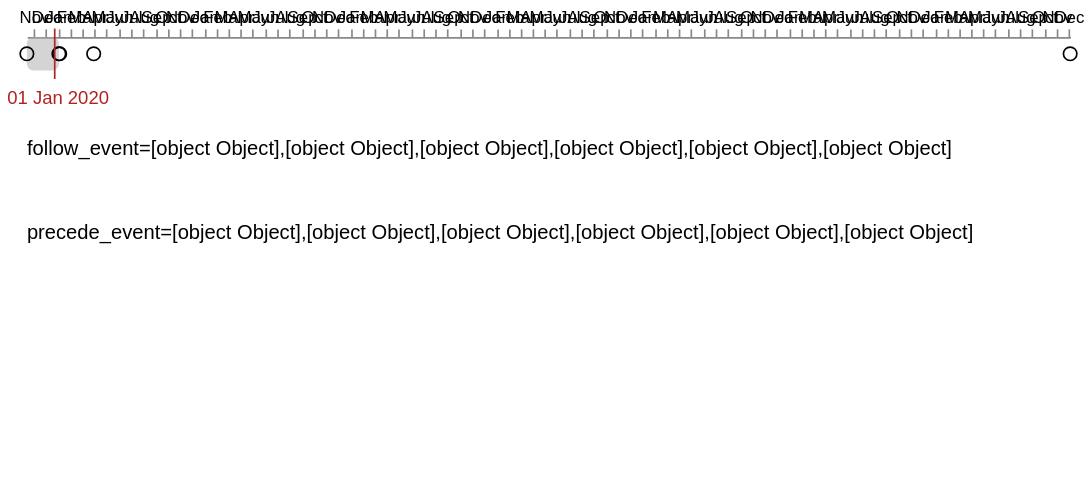

Vega-Lite specification for this chart:
### Vega specification from a JSON file in a GitHub repository (floating-point values rounded to 4 significant figures)
{"$schema": "https://vega.github.io/schema/vega/v5.json", "description": "An interactive line chart of stock prices, with returns shown relative to a selected date.", "width": 650, "height": 300, "padding": 5, "autosize": {"type": "fit", "contains": "padding"}, "signals": [{"description": "------- Ce signal est émis par la souris, et renvoie une date -----", "name": "sig_mouseDate", "init": "time('Jan 1 2020')", "on": [{"events": "mousemove", "update": "invert('scale_x', clamp(x(), 0, width))"}]}, {"description": "------- Ce signal est émis par un click et mémorise la date-----", "name": "sig_selectDate", "on": [{"events": "click", "update": "invert('scale_x', clamp(x(), 0, width))"}]}, {"description": "------- Ce signal est émis par un click et mémorise la valeur du signal follow_event -----", "name": "sig_followSelectDate", "on": [{"events": "click", "update": "sig_follow[0]"}]}], "data": [{"name": "input_data", "values": [{"date": "20191015", "status": [{"_id": 0, "name": "mongo01.ww.ft.prod.europe.antidot.net:27017", "syncSourceId": -1, "stateStr": "PRIMARY"}, {"_id": 1, "name": "mongo01.ww.ft.prod.us.awsantidot.internal:27017", "syncSourceId": 4, "stateStr": "SECONDARY"}, {"_id": 2, "name": "mongo01.ww.ft.prod.asia.awsantidot.internal:27017", "syncSourceId": 5, "stateStr": "SECONDARY"}, {"_id": 3, "name": "mongo02.ww.ft.prod.europe.antidot.net:27017", "syncSourceId": 0, "stateStr": "SECONDARY"}, {"_id": 4, "name": "mongo02.ww.ft.prod.us.awsantidot.internal:27017", "syncSourceId": 3, "stateStr": "SECONDARY"}, {"_id": 5, "name": "mongo02.ww.ft.prod.asia.awsantidot.internal:27017", "syncSourceId": 4, "stateStr": "SECONDARY"}]}, {"date": "20200103", "status": [{"_id": 0, "name": "mongo01.ww.ft.prod.europe.antidot.net:27017", "syncSourceId": 3, "stateStr": "SECONDARY"}, {"_id": 1, "name": "mongo01.ww.ft.prod.us.awsantidot.internal:27017", "syncSourceId": 0, "stateStr": "SECONDARY"}, {"_id": 2, "name": "mongo01.ww.ft.prod.asia.awsantidot.internal:27017", "syncSourceId": 3, "stateStr": "SECONDARY"}, {"_id": 3, "name": "mongo02.ww.ft.prod.europe.antidot.net:27017", "syncSourceId": -1, "stateStr": "PRIMARY"}, {"_id": 4, "name": "mongo02.ww.ft.prod.us.awsantidot.internal:27017", "syncSourceId": 3, "stateStr": "SECONDARY"}, {"_id": 5, "name": "mongo02.ww.ft.prod.asia.awsantidot.internal:27017", "syncSourceId": 0, "stateStr": "SECONDARY"}]}, {"date": "20200105", "status": [{"_id": 0, "name": "mongo01.ww.ft.prod.europe.antidot.net:27017", "syncSourceId": 3, "stateStr": "SECONDARY"}, {"_id": 1, "name": "mongo01.ww.ft.prod.us.awsantidot.internal:27017", "syncSourceId": 3, "stateStr": "SECONDARY"}, {"_id": 2, "name": "mongo01.ww.ft.prod.asia.awsantidot.internal:27017", "syncSourceId": 1, "stateStr": "SECONDARY"}, {"_id": 3, "name": "mongo02.ww.ft.prod.europe.antidot.net:27017", "syncSourceId": -1, "stateStr": "PRIMARY"}, {"_id": 4, "name": "mongo02.ww.ft.prod.us.awsantidot.internal:27017", "syncSourceId": 3, "stateStr": "SECONDARY"}, {"_id": 5, "name": "mongo02.ww.ft.prod.asia.awsantidot.internal:27017", "syncSourceId": 1, "stateStr": "SECONDARY"}]}, {"date": "20200330", "status": [{"_id": 0, "name": "mongo01.ww.ft.prod.europe.antidot.net:27017", "syncSourceId": 3, "stateStr": "SECONDARY"}, {"_id": 1, "name": "mongo01.ww.ft.prod.us.awsantidot.internal:27017", "syncSourceId": 3, "stateStr": "SECONDARY"}, {"_id": 2, "name": "mongo01.ww.ft.prod.asia.awsantidot.internal:27017", "syncSourceId": 1, "stateStr": "SECONDARY"}, {"_id": 3, "name": "mongo02.ww.ft.prod.europe.antidot.net:27017", "syncSourceId": -1, "stateStr": "PRIMARY"}, {"_id": 4, "name": "mongo02.ww.ft.prod.us.awsantidot.internal:27017", "syncSourceId": 3, "stateStr": "SECONDARY"}, {"_id": 5, "name": "mongo02.ww.ft.prod.asia.awsantidot.internal:27017", "syncSourceId": 1, "stateStr": "SECONDARY"}]}], "format": {"parse": {"date": "date:'%Y%m%d'"}}, "transform": [{"type": "formula", "as": "date", "expr": "time(datum.date)"}]}, {"name": "today", "values": [{}], "transform": [{"type": "formula", "as": "date", "expr": "now()"}]}, {"name": "events", "source": ["input_data", "today"]}, {"description": "---- Contient l'event juste avant la sélection (mouseMove) ----", "name": "precede_event", "source": "events", "transform": [{"type": "filter", "expr": "datum.date<sig_mouseDate"}, {"type": "extent", "field": "date", "signal": "sig_precede"}, {"type": "filter", "expr": "datum.date==sig_precede[1]"}]}, {"description": "---- Contient l'event juste après la sélection (mouseMove)----", "name": "follow_event", "source": "events", "transform": [{"type": "filter", "expr": "datum.date>=sig_mouseDate"}, {"type": "extent", "field": "date", "signal": "sig_follow"}, {"type": "filter", "expr": "datum.date==sig_follow[0]"}]}, {"description": "---- un object unique contenant sig_precede+sig_follow (mouseMove) ----", "name": "bounded_event", "source": ["precede_event", "follow_event"], "transform": [{"type": "aggregate", "fields": ["date", "date"], "ops": ["min", "max"], "as": ["from", "to"]}]}, {"description": "---- Contient l'event juste avant la sélection (CLICK) ----", "name": "selected", "source": "events", "transform": [{"type": "filter", "expr": "datum.date<sig_selectDate"}, {"type": "extent", "field": "date", "signal": "selectedDate"}, {"type": "filter", "expr": "datum.date==selectedDate[1]"}]}], "scales": [{"name": "scale_x", "type": "time", "domain": {"data": "events", "field": "date"}, "range": "width"}], "axes": [{"orient": "top", "scale": "scale_x", "format": "%b", "tickCount": "month"}], "marks": [{"description": "-------------------- bloc temporel selectionné ------------------", "type": "rect", "from": {"data": "selected"}, "encode": {"enter": {"y": {"value": -5}, "y2": {"value": 25}, "fill": {"value": "#F88"}, "cornerRadius": {"value": 10}, "opacity": {"value": 0.5}}, "update": {"x": {"scale": "scale_x", "field": "date"}, "x2": {"scale": "scale_x", "signal": "sig_followSelectDate"}}}}, {"description": "-------------------- bloc temporel survolé ------------------", "type": "rect", "from": {"data": "bounded_event"}, "encode": {"enter": {"y": {"value": 0}, "y2": {"value": 20}, "fill": {"value": "#aaa"}, "cornerRadius": {"value": 4}, "opacity": {"value": 0.5}}, "update": {"x": {"scale": "scale_x", "field": "from"}, "x2": {"scale": "scale_x", "field": "to"}}}}, {"description": "-------------------- Elements temporels (diamond) ------------------", "type": "symbol", "from": {"data": "events"}, "encode": {"update": {"x": {"scale": "scale_x", "field": "date"}, "y": {"value": 10}, "stroke": {"value": "black"}}}}, {"description": "-------------------- Regle des temps verticales ------------------", "type": "rule", "encode": {"enter": {"y": {"value": -5}, "y2": {"value": 25}, "stroke": {"value": "firebrick"}}, "update": {"x": {"scale": "scale_x", "signal": "sig_mouseDate", "offset": -2}}}}, {"description": "-------------------- Temps sélectionné (texte) ------------------", "type": "text", "encode": {"enter": {"y": {"value": 40}, "align": {"value": "center"}, "fill": {"value": "firebrick"}}, "update": {"x": {"scale": "scale_x", "signal": "sig_mouseDate"}, "text": {"signal": "timeFormat(sig_mouseDate, '%d %b %Y')"}}}}, {"description": "----------- debug --------------", "type": "text", "from": {"data": "selected"}, "encode": {"enter": {"x": {"value": 0}, "y": {"value": 200}, "fontSize": {"value": 18}}, "update": {"text": {"field": "status"}}}, "transform": [{"type": "formula", "as": "text", "expr": "'selected='+datum.text"}]}, {"description": "----------- debug --------------", "type": "text", "from": {"data": "follow_event"}, "encode": {"enter": {"x": {"value": 0}, "y": {"value": 70}, "fontSize": {"value": 12}}, "update": {"text": {"field": "status"}}}, "transform": [{"type": "formula", "as": "text", "expr": "'follow_event='+datum.text"}]}, {"description": "----------- debug --------------", "type": "text", "from": {"data": "precede_event"}, "encode": {"enter": {"x": {"value": 0}, "y": {"value": 120}, "fontSize": {"value": 12}}, "update": {"text": {"field": "status"}}}, "transform": [{"type": "formula", "as": "text", "expr": "'precede_event='+datum.text"}]}]}
